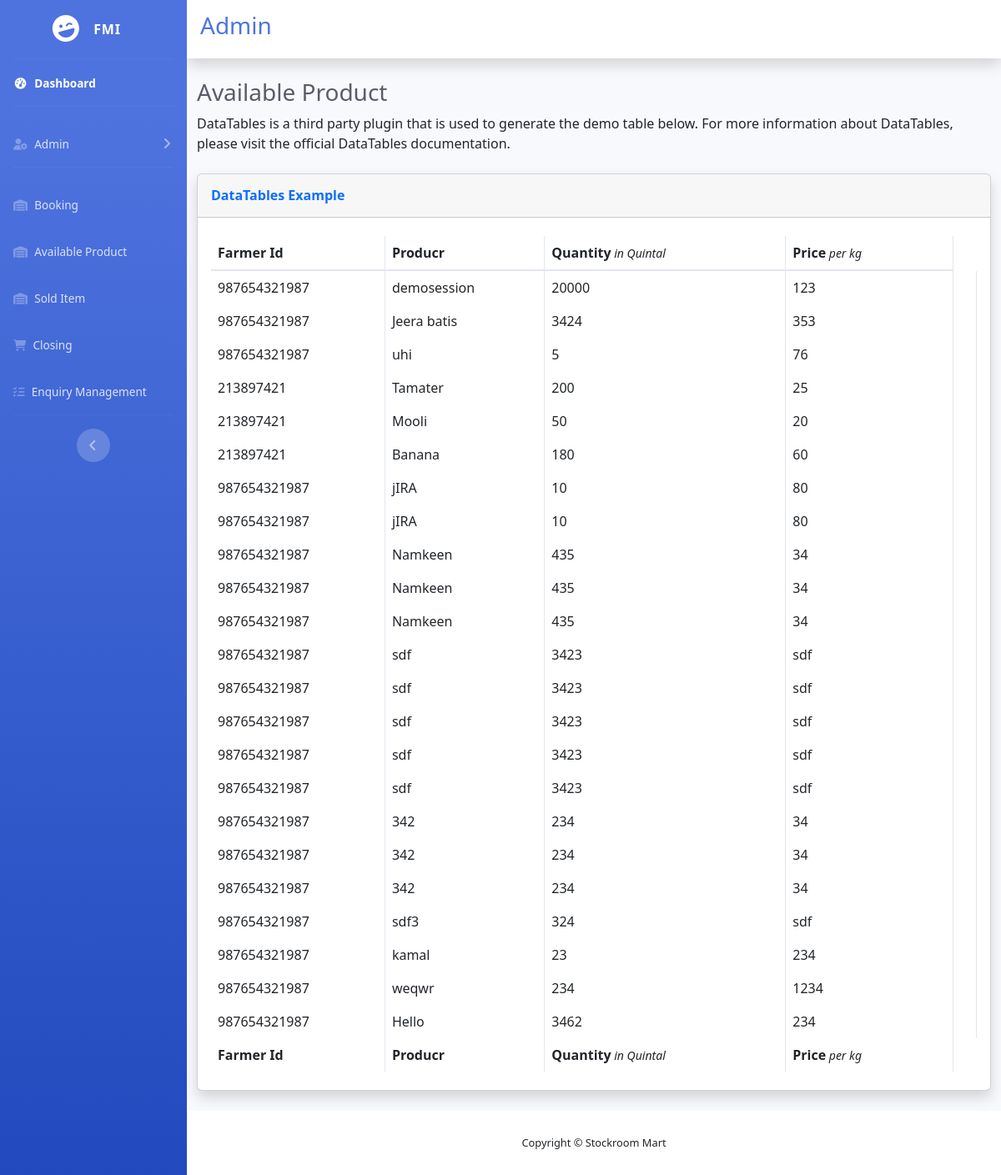
The app's page /adminapp/sellingitems/ with its own data.
### farmerapp/models.py (models this page shows, shortened)
class FarmerSellProduct(models.Model):
    farmerName = models.ForeignKey(FarmerInfo,on_delete = models.CASCADE, related_name="farmers", default="")
    productName = models.CharField(max_length=100, default="")
    qty = models.CharField(max_length=100, default="")
    price = models.CharField(max_length=100, default="")
    description = models.TextField(max_length=100, default="")
    prodImage = models.ImageField(upload_to='images/')
    likes = models.ManyToManyField(MerchantInfo, related_name='FarmerSellProduct')

### fmiapp/models.py (models this page shows)
class FarmerInfo(models.Model):
    name = models.CharField(max_length=50)
    gender = models.CharField(max_length=6)
    address = models.TextField()
    contactno = models.CharField(max_length=15)
    aadharno = models.CharField(max_length=12, primary_key=True)
    regdate = models.DateTimeField(default=datetime.now, blank=True)
    userid = models.CharField(max_length=50, default="", unique=True)
    password = models.CharField(max_length=20, default="")
    usertype = models.CharField(max_length=20, default="farmer")
    def __str__(self):
        return self.aadharno

### adminapp/views.py (the view)
# urls.py: path('sellingitems/', views.sellingitems, name='sellingitems'),
def sellingitems(request):
    global productObj, soldobj
    try:
        soldobj = orderDetail.objects.all()
        productObj = FarmerSellProduct.objects.select_related('farmerName').all()
        farmerName = FarmerInfo.objects.filter(aadharno=productObj[0].farmerName)[0].name
    except:
        farmerName = ''
    context = {'soldobj': soldobj, 'productObj': productObj, 'farmerName': farmerName}
    return render(request, 'sellingitems.html', context)

### adminapp/templates/sellingitems.html
{% extends 'adminbase.html' %}
{% block body%}
<div class="container-fluid">
    <h1 class="h3 mb-2 text-gray-800">Available Product </h1>
    <p class="mb-4">DataTables is a third party plugin that is used to generate the demo table below.
        For more information about DataTables, please visit the <a target="_blank">official DataTables documentation</a>.</p>
    <div class="card shadow mb-4">
        <div class="card-header py-3">
            <h6 class="m-0 font-weight-bold text-primary">DataTables Example</h6>
        </div>
        <div class="card-body">
            <div class="table-responsive">
                <table class="table table-bordered" id="dataTable" width="100%" cellspacing="0">
                    <thead>
                    <tr>
                        <th>Farmer Id</th>
                        <th>Producr</th>
                        <th>Quantity<span class="small"><em> in Quintal</em></span></th>
                        <th>Price<span class="small"><em> per kg</em></span></th>
                    </tr>
                    </thead>
                    <tfoot>
                    <tr>
                        <th>Farmer Id</th>
                        <th>Producr</th>
                        <th>Quantity<span class="small"><em> in Quintal</em></span></th>
                        <th>Price<span class="small"><em> per kg</em></span></th>
                    </tr>
                    </tfoot>
                    <tbody>
                    {% for p in productObj %}
                    <tr>
                        <td class="">{{ p.farmerName }}</td>
                        <td class="">{{ p.productName }}</td>
                        <td class="">{{ p.qty }}</td>
                        <td class="">{{ p.price }}</td>
                        <td class="">{{ p.aadharno }}</td>
                    </tr>
                    {% endfor %}
                    </tbody>
                </table>
            </div>
        </div>
    </div>
</div>
{% endblock body %}

### adminapp/static/css/style.css (style rules this page uses)
:root { --white:#f8f9fa; }

### records on screen
FarmerSellProduct: farmerName "987654321987", productName "demosession", qty "20000", price "123"
FarmerSellProduct: farmerName "987654321987", productName "Jeera batis", qty "3424", price "353"
FarmerSellProduct: farmerName "987654321987", productName "uhi", qty "5", price "76"
FarmerSellProduct: farmerName "213897421", productName "Tamater", qty "200", price "25"
FarmerSellProduct: farmerName "213897421", productName "Mooli", qty "50", price "20"
FarmerSellProduct: farmerName "213897421", productName "Banana", qty "180", price "60"
FarmerSellProduct: farmerName "987654321987", productName "jIRA", qty "10", price "80"
FarmerSellProduct: farmerName "987654321987", productName "jIRA", qty "10", price "80"
FarmerSellProduct: farmerName "987654321987", productName "Namkeen", qty "435", price "34"
FarmerSellProduct: farmerName "987654321987", productName "Namkeen", qty "435", price "34"
FarmerSellProduct: farmerName "987654321987", productName "Namkeen", qty "435", price "34"
FarmerSellProduct: farmerName "987654321987", productName "sdf", qty "3423", price "sdf"
FarmerSellProduct: farmerName "987654321987", productName "sdf", qty "3423", price "sdf"
FarmerSellProduct: farmerName "987654321987", productName "sdf", qty "3423", price "sdf"
FarmerSellProduct: farmerName "987654321987", productName "sdf", qty "3423", price "sdf"
FarmerSellProduct: farmerName "987654321987", productName "sdf", qty "3423", price "sdf"
FarmerSellProduct: farmerName "987654321987", productName "342", qty "234", price "34"
FarmerSellProduct: farmerName "987654321987", productName "342", qty "234", price "34"
FarmerSellProduct: farmerName "987654321987", productName "342", qty "234", price "34"
FarmerSellProduct: farmerName "987654321987", productName "sdf3", qty "324", price "sdf"
FarmerSellProduct: farmerName "987654321987", productName "kamal", qty "23", price "234"
FarmerSellProduct: farmerName "987654321987", productName "weqwr", qty "234", price "1234"
FarmerSellProduct: farmerName "987654321987", productName "Hello", qty "3462", price "234"
